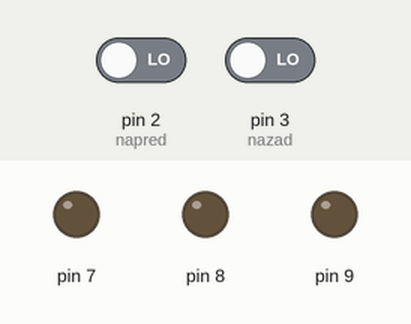
This sketch was run on a simulated Arduino Uno, built with avr-gcc and run on an emulated ATmega328P. Shown: output pins drawn as LEDs (lit = HIGH). The test bench sets the inputs (shaded band); at power-on: pin 3 (nazad) LOW, pin 2 (napred) LOW.

Above: at 1.2 s.
1.3 s: pin 3 (nazad) driven HIGH
At 1.8 s:
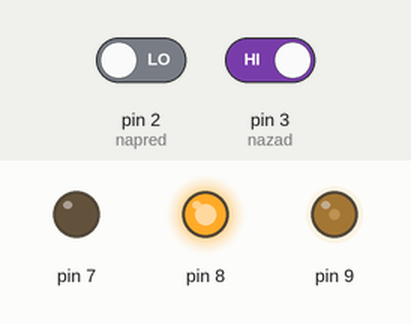
4.3 s: pin 2 (napred) driven HIGH
At 6.1 s:
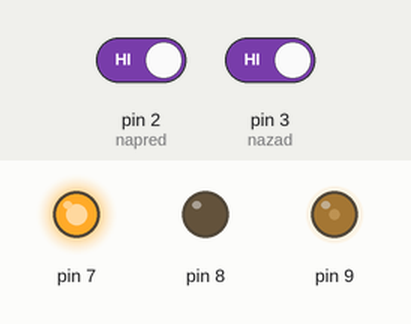
Timing chart, 0 to 7.6 s (numbered marks = the images above; inputs shaded):
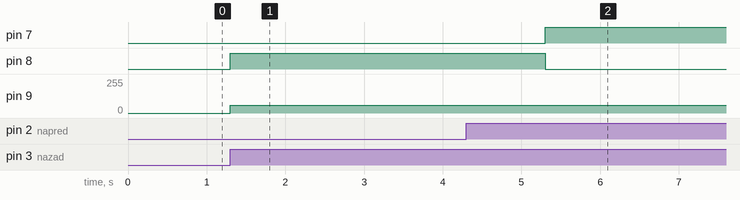

The sketch:

Okretanje_motora_u_obje_strane_sa_moment_prekida_ima.ino
```cpp
const int napred = 2;
const int nazad = 3;
int buttonStatenapred = 0;         // variable for reading the pushbutton status
int buttonStatenazad = 0;
void setup() {
  pinMode(7,OUTPUT);
  pinMode(8,OUTPUT);
  pinMode(9,OUTPUT);
  pinMode(napred, INPUT);
  pinMode(nazad, INPUT);


}

void loop() {
  // read the state of the pushbutton value:
  buttonStatenapred = digitalRead(napred);
  buttonStatenazad = digitalRead(nazad);

  // check if the pushbutton is pressed.
  // if it is, the buttonState is HIGH:
  if (buttonStatenapred == HIGH) {
    digitalWrite(7,HIGH);
    digitalWrite(8,LOW);
    analogWrite(9,60);
    buttonStatenazad = 0;
    delay(20000);
    digitalWrite(7,LOW);
    digitalWrite(8,LOW);
    }
  if  (buttonStatenazad == HIGH){
      digitalWrite(7,LOW);
      digitalWrite(8,HIGH);
      analogWrite(9,60);
      buttonStatenapred = 0;
      delay(2000);
      digitalWrite(7,LOW);
      digitalWrite(8,LOW);
  }
    buttonStatenapred = 0;
    buttonStatenazad = 0;
 }
```

Measured:
- after the input at 1.3 s, pin 8: LOW → HIGH at once; pin 9: 0/255 → 60/255 at once
- after the input at 4.3 s, pin 7: LOW → HIGH after 1.0 s; pin 8: HIGH → LOW after 1.0 s
